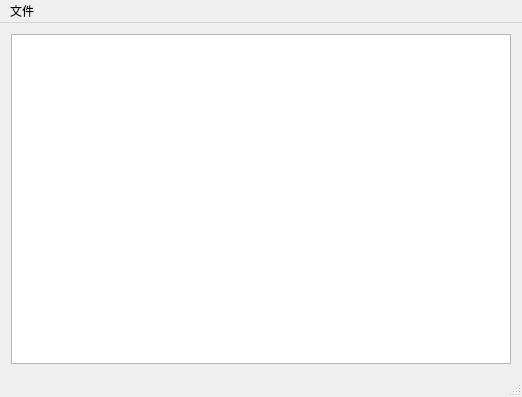
<?xml version="1.0" encoding="UTF-8"?>
<ui version="4.0">
 <class>MainWindow</class>
 <widget class="QMainWindow" name="MainWindow">
  <property name="geometry">
   <rect>
    <x>0</x>
    <y>0</y>
    <width>522</width>
    <height>397</height>
   </rect>
  </property>
  <property name="windowTitle">
   <string>MainWindow</string>
  </property>
  <widget class="QWidget" name="centralWidget">
   <layout class="QHBoxLayout" name="horizontalLayout">
    <item>
     <layout class="QHBoxLayout" name="horizontalLayout_2">
      <item>
       <widget class="CodeEditor" name="plainTextEdit">
        <property name="font">
         <font>
          <family>Microsoft YaHei UI</family>
          <pointsize>15</pointsize>
         </font>
        </property>
        <property name="cursor" stdset="0">
         <cursorShape>IBeamCursor</cursorShape>
        </property>
       </widget>
      </item>
     </layout>
    </item>
   </layout>
  </widget>
  <widget class="QMenuBar" name="menuBar">
   <property name="geometry">
    <rect>
     <x>0</x>
     <y>0</y>
     <width>522</width>
     <height>23</height>
    </rect>
   </property>
   <widget class="QMenu" name="menu">
    <property name="title">
     <string>文件</string>
    </property>
    <addaction name="actionOpen"/>
    <addaction name="actionSave"/>
   </widget>
   <addaction name="menu"/>
  </widget>
  <widget class="QStatusBar" name="statusBar"/>
  <action name="actionOpen">
   <property name="text">
    <string>打开</string>
   </property>
  </action>
  <action name="actionSave">
   <property name="text">
    <string>保存</string>
   </property>
  </action>
 </widget>
 <layoutdefault spacing="6" margin="11"/>
 <customwidgets>
  <customwidget>
   <class>CodeEditor</class>
   <extends>QPlainTextEdit</extends>
   <header>./Editor/codeeditor.h</header>
  </customwidget>
 </customwidgets>
 <resources/>
 <connections/>
</ui>
